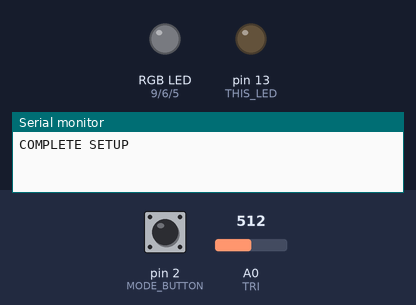
A sketch run on a simulated Arduino Uno, built with avr-gcc and run on an emulated ATmega328P. Shown: an RGB LED mixed from three pins (HIGH = lit), output pins drawn as LEDs (lit = HIGH), the last lines printed to the serial monitor. Inputs (shaded band) come from the test bench; at power-on: pin 2 (MODE_BUTTON) LOW, A0 (TRI) = 512. Dim RGB values are drawn brighter than linear; the audio player accepts every command and is not drawn.

Above: at 3.2 s.
3.3 s: pin 2 (MODE_BUTTON) pulled HIGH for 3.2 s
At 7.9 s:
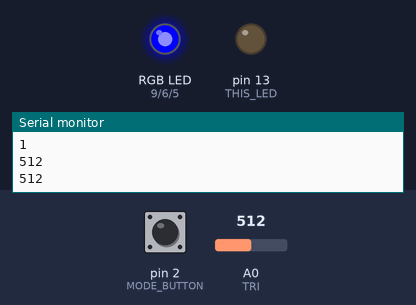
9.0 s: pin 2 (MODE_BUTTON) pulled HIGH for 1 s
At 11.3 s:
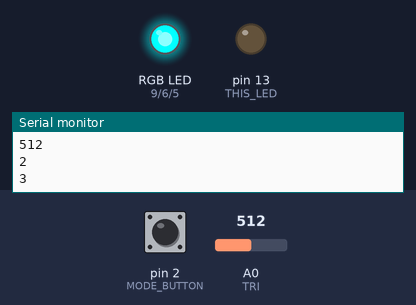
11.8 s: pin 2 (MODE_BUTTON) pulled HIGH for 0.15 s
At 12.7 s:
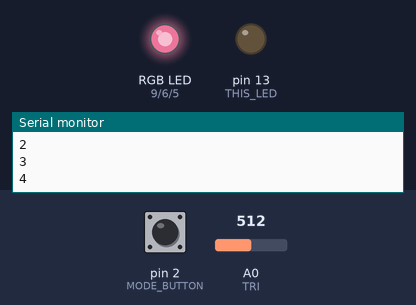
Timing chart, 0 to 14.8 s (numbered marks = the images above; inputs shaded):
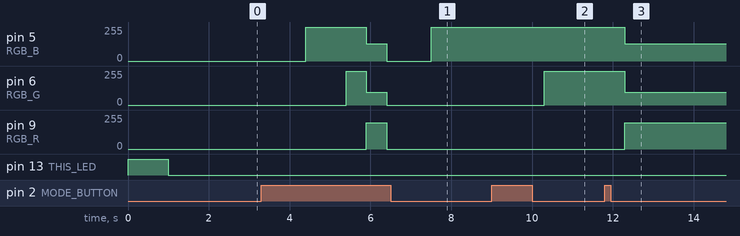

Measured:
- after the input at 3.3 s, pin 5 (RGB_B): 0/255 → 255/255 after 1.1 s, → 128/255 1.5 s later, → 0/255 0.50 s later, → 255/255 1.1 s later; pin 6 (RGB_G): 0/255 → 255/255 after 2.1 s, → 96/255 0.50 s later, → 0/255 0.50 s later; pin 9 (RGB_R): 0/255 → 196/255 after 2.6 s, → 0/255 0.50 s later
- after the input at 9.0 s, pin 6 (RGB_G): 0/255 → 255/255 after 1.3 s
- after the input at 11.8 s, pin 5 (RGB_B): 255/255 → 128/255 after 0.50 s; pin 6 (RGB_G): 255/255 → 96/255 after 0.50 s; pin 9 (RGB_R): 0/255 → 196/255 after 0.50 s

The sketch:

TEST_CIR_01.ino
```cpp
#include "talkie.h"

Talkie voice;

const uint8_t spDANGER[] PROGMEM = {0x2D, 0xBF, 0x21, 0x92, 0x59, 0xB4, 0x9F, 0xA2, 0x87, 0x10, 0x8E, 0xDC, 0x72, 0xAB, 0x5B, 0x9D, 0x62, 0xA6, 0x42, 0x9E, 0x9C, 0xB8, 0xB3, 0x95, 0x0D, 0xAF, 0x14, 0x15, 0xA5, 0x47, 0xDE, 0x1D, 0x7A, 0x78, 0x3A, 0x49, 0x65, 0x55, 0xD0, 0x5E, 0xAE, 0x3A, 0xB5, 0x53, 0x93, 0x88, 0x65, 0xE2, 0x00, 0xEC, 0x9A, 0xEA, 0x80, 0x65, 0x82, 0xC7, 0xD8, 0x63, 0x0A, 0x9A, 0x65, 0x5D, 0x53, 0xC9, 0x49, 0x5C, 0xE1, 0x7D, 0x2F, 0x73, 0x2F, 0x47, 0x59, 0xC2, 0xDE, 0x9A, 0x27, 0x5F, 0xF1, 0x8B, 0xDF, 0xFF, 0x03};
const uint8_t spMOTOR[]  PROGMEM = {0x66, 0xAA, 0x8C, 0x69, 0x53, 0x92, 0xC4, 0x2D, 0x2F, 0x6B, 0x2A, 0x74, 0xDA, 0x9D, 0xB2, 0xDD, 0xF6, 0x36, 0xAB, 0xCE, 0x78, 0xDA, 0x9D, 0xB2, 0xD5, 0x9A, 0x01, 0xDB, 0x77, 0x45, 0xA0, 0x75, 0xC5, 0xB8, 0x71, 0x59, 0xDA, 0x31, 0xE5, 0x6A, 0x22, 0x63, 0xDE, 0xDA, 0x9A, 0xBB, 0xA3, 0x75, 0x68, 0xAF, 0x7B, 0x3E, 0xC3, 0x9D, 0x97, 0x60, 0x87, 0xE6, 0x8B, 0x4F, 0x78, 0x4B, 0x76, 0xB2, 0x09, 0xAF, 0xFE, 0xFD, 0x7F};
const uint8_t spFIRE[]   PROGMEM = {0x04, 0x18, 0xCE, 0x4D, 0x02, 0x1A, 0xD0, 0x80, 0x04, 0x46, 0x91, 0x55, 0x57, 0x07, 0x6D, 0xD9, 0xCD, 0xAE, 0x4F, 0x55, 0x5D, 0x59, 0x87, 0xAE, 0xB9, 0xD5, 0x6D, 0x5B, 0xDB, 0x7D, 0x93, 0xB6, 0xED, 0xEE, 0xE3, 0x5A, 0x6B, 0x6A, 0xF4, 0x91, 0xD5, 0x73, 0x6B, 0x67, 0xF5, 0x47, 0xBC, 0xD4, 0xA7, 0x9C, 0xA5, 0x34, 0xE4, 0xD0, 0xA6, 0xF0, 0xE4, 0xAA, 0xB8, 0x2D, 0xAB, 0xC3, 0x9B, 0x62, 0xC2, 0xAC, 0x74, 0xF6, 0x9F, 0xFB, 0x72, 0x0B, 0xEC, 0x92, 0xCD, 0xEE, 0xCF, 0x43, 0x69, 0x4C, 0x5B, 0xFF, 0x3F};
const uint8_t spON[]     PROGMEM = {0x65, 0x4A, 0xEA, 0x3A, 0x5C, 0xB2, 0xCE, 0x6E, 0x57, 0xA7, 0x48, 0xE6, 0xD2, 0x5D, 0xBB, 0xEC, 0x62, 0x17, 0xBB, 0xDE, 0x7D, 0x9F, 0xDA, 0x5C, 0x5C, 0x7A, 0xAA, 0xB5, 0x6E, 0xCB, 0xD0, 0x0E, 0xAD, 0x6E, 0xAF, 0xEE, 0xF9, 0x88, 0x67, 0xBC, 0xDC, 0x3D, 0xAC, 0x60, 0xB8, 0x45, 0xF3, 0xB7, 0xBF, 0xC3, 0xDD, 0xA2, 0xBB, 0xAB, 0xCD, 0x89, 0x8F, 0x7F, 0xFE, 0x1F};
const uint8_t spRED[]    PROGMEM = {0x6A, 0xB5, 0xD9, 0x25, 0x4A, 0xE5, 0xDB, 0xC5, 0x4F, 0x6D, 0x88, 0x95, 0x2D, 0xD2, 0xB4, 0x8F, 0x2E, 0x37, 0x0E, 0x33, 0xCF, 0x7E, 0xAA, 0x9A, 0x5C, 0xC3, 0xB4, 0xCB, 0xA9, 0x86, 0x69, 0x76, 0xD3, 0x37, 0xB7, 0xBE, 0xCD, 0xED, 0xEF, 0xB4, 0xB7, 0xB0, 0x35, 0x69, 0x94, 0x22, 0x6D, 0x10, 0x28, 0x42, 0xB9, 0x8B, 0xC8, 0x06, 0x00, 0x50, 0xCF, 0x0E, 0xEE, 0x62, 0xEA, 0xA6, 0xBC, 0xC3, 0x14, 0xBB, 0x4A, 0x9F, 0xFA, 0xA5, 0xAF, 0x25, 0x13, 0x17, 0xDF, 0x9C, 0xBF, 0xFF, 0x07};
const uint8_t spIS[]     PROGMEM = {0xAD, 0xED, 0xD5, 0x58, 0xA4, 0x9E, 0xCE, 0x76, 0xF5, 0xDD, 0xAB, 0x29, 0xF5, 0xD2, 0xDD, 0xEF, 0x7E, 0x0C, 0xC3, 0xA9, 0x06, 0xFA, 0xD3, 0x32, 0x0F, 0x6E, 0x94, 0x22, 0x8F, 0xF3, 0x92, 0xF6, 0x05, 0x43, 0xCC, 0x74, 0x77, 0x3E, 0xC3, 0xF5, 0x95, 0x98, 0xA9, 0xBA, 0x8B, 0x8F, 0x00, 0x7E, 0x73, 0xE5, 0x00, 0x05, 0x28, 0xF0, 0xFF};
const uint8_t spALERT[]  PROGMEM = {0xA5, 0xCF, 0xC6, 0xAB, 0x55, 0x5B, 0xAF, 0x39, 0xDA, 0xC9, 0x54, 0xDD, 0xBC, 0xC6, 0xC2, 0x3C, 0x27, 0x20, 0xCF, 0x1C, 0xD7, 0x30, 0xB0, 0x45, 0x16, 0x69, 0x1D, 0xC3, 0x11, 0xE4, 0x59, 0x8A, 0x7C, 0xB5, 0x9B, 0x8B, 0xD9, 0x30, 0xB7, 0xD3, 0x76, 0x19, 0x9A, 0x25, 0x59, 0x57, 0x59, 0xEC, 0x11, 0xAF, 0xE8, 0xD9, 0xF9, 0x2A, 0x8A, 0x1D, 0xF0, 0x75, 0x3F, 0x73, 0xAC, 0x87, 0x3B, 0xA2, 0x0B, 0xAA, 0x2B, 0xCF, 0xE4, 0x10, 0xA1, 0xDC, 0x45, 0x64, 0x03, 0x00, 0x80, 0x01, 0x66, 0x36, 0x33, 0xC0, 0xAB, 0xD5, 0x0A, 0x68, 0x25, 0x85, 0x02, 0xFF, 0x0F};

#define THIS_LED    13
#define MODE_BUTTON 2
#define PIEZO       3

/* ANALOGWRITE TO RGB LED */
#define RGB_B       5
#define RGB_G       6
#define RGB_R       9

/* ANALOG TRI INPUT @ A0 */
#define TRI         0
#define MODE_STATES 4
#define NOTES       16

int modeIndicator = 0;
int playedNotes = 0; // When in rec mode

void ledThatDebug(int p){
  digitalWrite(THIS_LED, HIGH);
  delay(p);
  digitalWrite(THIS_LED, LOW);
  delay(p);
}

void setup() {
  Serial.begin(115200);
  while(!Serial);

  pinMode(THIS_LED, OUTPUT);
  pinMode(MODE_BUTTON, INPUT);
  Serial.println("COMPLETE SETUP");

  ledThatDebug(1000);
}

void determineModality(){
  if(digitalRead(MODE_BUTTON) == HIGH){

    if(modeIndicator < MODE_STATES) {
      delay(500);
      modeIndicator++;
      Serial.println(modeIndicator);
    }

    else {modeIndicator = 0;
      delay(500);
      Serial.println(modeIndicator);
    }
  }
}

void reset_my_machine(){
  modeIndicator = 0;
  playedNotes =0;}

void play_my_machine(){
  Serial.println(analogRead(TRI));
  if((analogRead(TRI) < 11) && (analogRead(TRI) < 300))  voice.say(spDANGER);
  if((analogRead(TRI) < 347) && (analogRead(TRI) < 503)) voice.say(spALERT);
  if(analogRead(TRI) < 523) voice.say(spFIRE);
  //tone(PIEZO, analogRead(TRI), 1000);
  //delay(1000);
 }

void selectNextModality(){
  if (modeIndicator == 0){
    reset_my_machine();
    //Serial.println("reset mode");
  }
  else if (modeIndicator == 1){
    play_my_machine();
    //Serial.println("play mode");
  }
  else if (modeIndicator == 2){
   // record_my_machine();
    //Serial.println("record mode");
  }
  else if (modeIndicator == 3){
    //loop_my_machine();
    //Serial.println("loop mode");
  }
  else if (modeIndicator == 4){
    //randomize_my_machine();
    //Serial.println("randomize mode");
  }
}

void setRGB(int m){

  switch(m){
   case 0:
    analogWrite(RGB_B,0);
    analogWrite(RGB_G,0);
    analogWrite(RGB_R,0);
    break;
   case 1:
    analogWrite(RGB_B,255);
    analogWrite(RGB_G,0);
    analogWrite(RGB_R,0);
    break;
   case 3:
    analogWrite(RGB_B,255);
    analogWrite(RGB_G,255);
    analogWrite(RGB_R,0);
    break;
   case 4:
    analogWrite(RGB_B,128);
    analogWrite(RGB_G,96);
    analogWrite(RGB_R,196);
    break;
  }

  #define RGB_B       5
  #define RGB_G       6
  #define RGB_R       9
}

void loop() {
  determineModality();
  selectNextModality();
  setRGB(modeIndicator);
}
```
